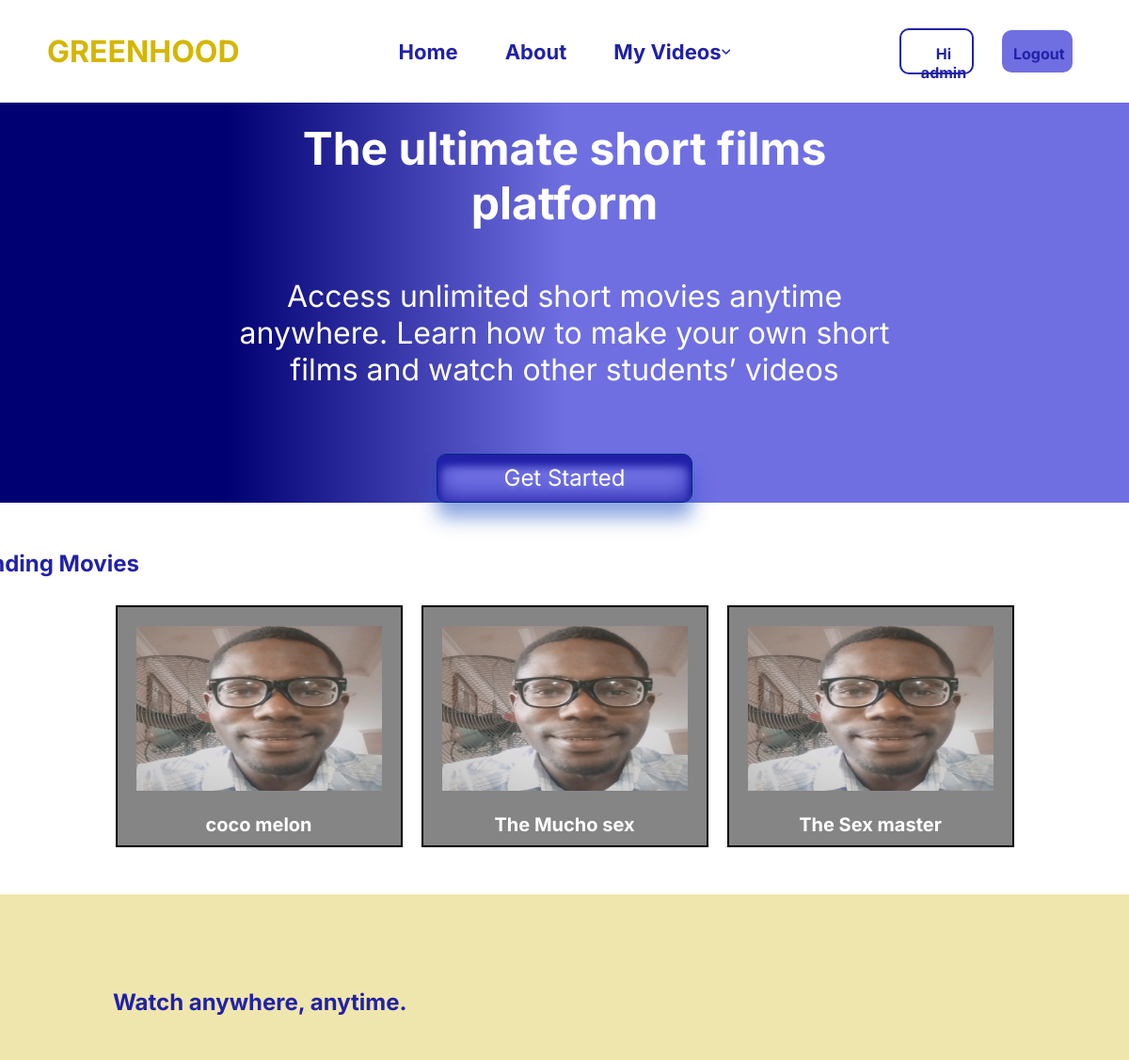
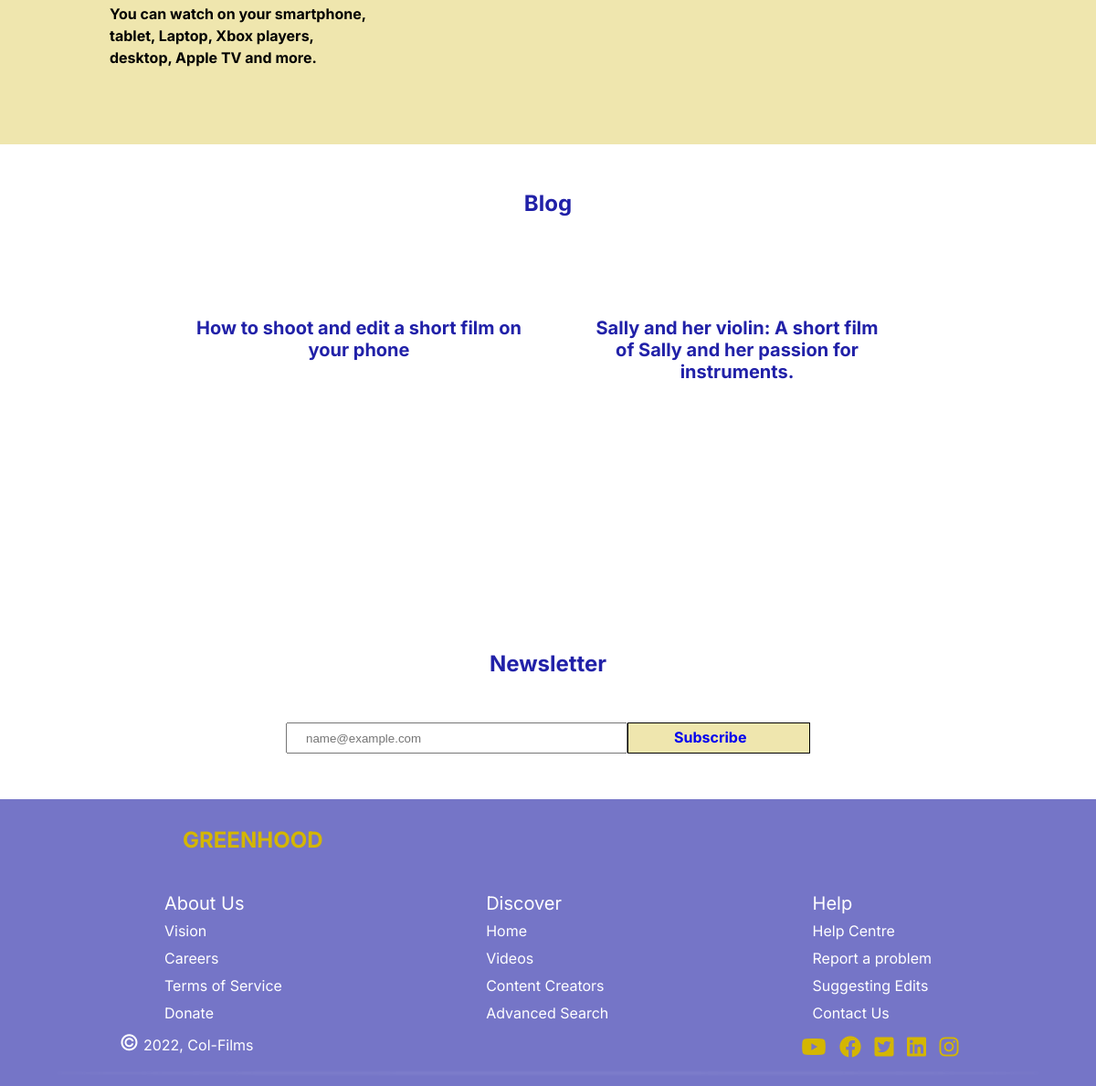
The app's page / (signed in) with its own data (2 pictures, top to bottom).
### core/models.py (models this page shows, shortened)
class CustomUser(AbstractUser):
    full_name = models.CharField(max_length=200, null=True)
    is_student = models.BooleanField(default=1)
    def __str__(self):
        return '{} {}'.format(self.username, self.first_name, self.last_name)

class Reel(models.Model):
    uploader = models.ForeignKey(
        settings.AUTH_USER_MODEL, verbose_name=_("uploaded by"),
        on_delete=models.CASCADE
    )
    title = models.CharField(
        _("video title"), max_length=255,
        help_text=_("Enter a title for your short video")
    )
    description = models.TextField(
        _("long description"),
        help_text=_("Enter a description for your short video")
    )
    category = models.ManyToManyField(
        Category, verbose_name=_("video category"),
        help_text=_("choose a category for your short video")
    )
    cover_thumbnail = models.FileField(
        _("video cover"), upload_to="reels/cover", help_text=_("cover image"),
        null=True, blank=True, validators=[
            FileExtensionValidator(allowed_extensions=['jpg', 'jpeg', 'png'])
        ]
    )
    video = models.FileField(
        _("video file"), upload_to='reels', max_length=100,
        help_text=_("upload short video file less than 15 minutes"),
        validators=[FileExtensionValidator(allowed_extensions=[
            'MOV', 'avi', 'mp4', 'webm', 'mkv'
        ])]
    )
    published = models.BooleanField(
        _("published status"), default=False,
        help_text=_("Designates whether video has been published."),
    )
    date_posted = models.DateTimeField(
        _("date uploaded"), default=timezone.now,
        help_text="date video was uploaded"
    )
    class Meta:
        ordering = ['-date_posted', 'title']

### core/views.py (the view)
# urls.py: path('', views.Index.as_view(), name= 'index'),
class Index(ListView):
    model = Reel
    template_name ='index.html'
    context_object_name = 'reels'
    def get_context_data(self,  **kwargs):
        context = super().get_context_data(**kwargs)
        context['category'] = Category.objects.all()
        return context

### core/templates/index.html (shortened to what this page needs)
<!DOCTYPE html>
<html lang="en">
<head>
    <link rel="stylesheet" href="https://cdnjs.cloudflare.com/ajax/libs/font-awesome/6.2.1/css/all.min.css.css">
    <link rel="stylesheet" href="/static/style.css">
    <link rel="stylesheet" href="https://cdnjs.cloudflare.com/ajax/libs/font-awesome/6.2.1/css/all.min.css" />
</head>
<body>
    <nav>
        <div class="logo"> <b>GREENHOOD</b></div>
        <div class="menu_items">
            <a href="#home main"><b>Home</b></a>
                <a  href="#landing" ><b>About</b></a>
                {% if request.user.is_authenticated %}
              <div class="dropdown">
                <a  href="../Dashboard page/dash.html" class="dropbtn main"><b>My Videos</b>
                    <i class="fa fa-angle-down"></i>
                </a>
                    {% endif %}
              </div>
        </div>
        <div class="buttons">
            {% if not request.user.is_authenticated %}
            <div class="signup">
               <a href='{% url "register" %}'>SignUp</a>
            </div>
            <div class="login">
                <a href='{% url "login" %}'>Log In</a>
            </div>
            {% else %}
            <div class="sinup">
                <a href='{% url "login" %}'>Hi {{request.user}}</a>
            </div>
            <div class="signup">
                <a href='{% url "logout" %}'>Logout</a>
             </div>
             {% endif %}
        </div>
    </nav>
    <main>
        <section class="landing">
        <div class="hero_img">
            <div class="hero_text">
                <h1>The ultimate short films platform </h1>
                <p>Access unlimited short movies anytime anywhere. Learn how to make your own short films and watch
                    other students’ videos  </p>
                    <div class="start">
                        <a href="../Sign up page/sign.html" >Get Started</a>
                    </div>
            </div>
        </div>
    </section>
    <section class="trending_movies">
        <div class="trnding_heading">
        <h2>Trending Movies</h2>
        <div class="container_trending">
        <div class="trnding_movies_container">
            {% for list in reels %}
            <div class="card">
                <a href='{% url "video_detail" list.pk  %}'> <img src="{{list.cover_thumbnail.url}}" alt=""/></a>
                <h5>{{list.title}}</h5>
            </div>
            {% endfor %}
            </div>
        </div>
    </div>
    </section>
    <section class="watch">
        <div class="access">
            <div class="accesss_text">
                <h2>Watch anywhere, anytime.</h2>
                <p>You can watch on your smartphone,</p>
                <p>tablet, Laptop, Xbox players,</p>
                <p> desktop, Apple TV and more.</p>
            </div>
            <div class="access_img_mj">
            </div>
        </div>
    </section>
    <section class="blog">
        <h2>Blog</h2>
        <div class="blog_container">
            <div class="how_to_edit">
                <div class="illustration_instructions">
                    <p> How to shoot and edit a short film on your phone </p>
                </div>
            </div>
            <div class="how_to_edit">
                <div class="illustration_instructions">
                    <p> Sally and her violin:
                         A short film </p><p>of Sally and her passion for <p> instruments.</p>
                </div>
            </div>
        </div>
        <div class="newsletter">
                <h2>Newsletter</h2>
            <div class="newsletter_subscription_form">
                <div class="email">
                    <form action="">
                        <input type="email" name="" id="email" placeholder="name@example.com">
                    </form>
                </div>
            <div class="subscribe">
                <a href="newsletter.html">Subscribe</a>
            </div>
        </div>
    </div>
    </section>
    </main>
    <footer>
        <div class="logo">GREENHOOD</div>
        <div class="column_container">
        <div class="column">
            <ul>
                <li><a href="">About Us</a></li>
                <li><a href="">Vision</a></li>
                <li><a href="">Careers</a></li>
                <li><a href="">Terms of Service</a></li>
                <li><a href="">Donate</a></li>
            </ul>
        </div>
        <div class="column">
            <ul>
                <li><a href="">Discover</a></li>
                <li><a href="">Home</a></li>
                <li><a href="">Videos</a></li>
                <li><a href="">Content Creators</a></li>
                <li><a href="">Advanced Search</a></li>
            </ul>
        </div>
        <div class="column">
            <ul>
                <li><a href="">Help</a></li>
                <li><a href="">Help Centre</a></li>
                <li><a href="">Report a problem</a></li>
                <li><a href="">Suggesting Edits</a></li>
                <li><a href="">Contact Us</a></li>
            </ul>
        </div>
    </div>
    <div class="copyright_and_brand_icons">
        <div class="copyright">
           <span>&copy</span> 2022, Col-Films
        </div>
        <div class="brand_icons">
            <a href="#"><i class="fa-brands fa-youtube"></i></a>
            <a href="#"><i class="fa-brands fa-facebook"></i></a>
            <a href="#"><i class="fa-brands fa-square-twitter"></i></i></a>
            <a href="#"><i class="fa-brands fa-linkedin"></i></a>
            <a href="#"><i class="fa-brands fa-instagram"></i></i></a>
        </div>
    </div>
    </footer>
</body>
</html>

### records on screen
CustomUser: user "admin"
Reel: cover_thumbnail (picture), title "coco melon"
Reel: cover_thumbnail (picture), title "The Mucho sex"
Reel: cover_thumbnail (picture), title "The Sex master"
